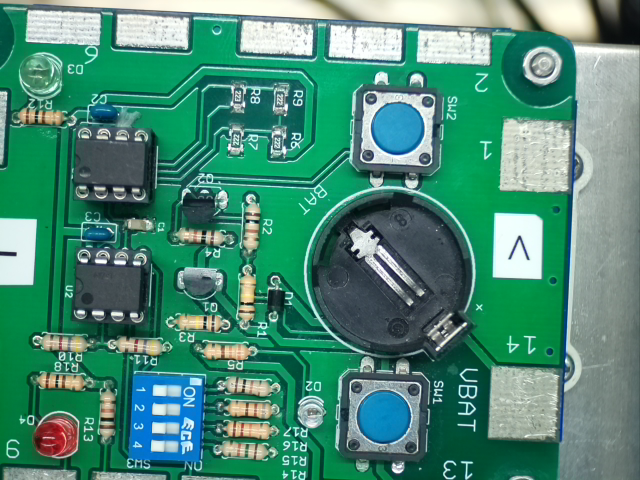
#> input picture 2023_gyaku1.png, 640 x 480 px
$ python direction_detection2.py
#> lines starting #> are read from the running program, lines starting #| are printed output that depends on the picture; after the words box and inside, x2 and y2 are one past the last pixel; in counts of white or black regions, pixels touching at a corner belong together; long printed decimals are rounded
# -*- coding: utf-8 -*-

import cv2
import numpy as np

def main():

#   src_img = cv2.imread( "2023_sei1.png" )
    src_img = cv2.imread( "2023_gyaku1.png" )
#> src_img is the input picture: shape (480, 640, 3); mean B, G, R 118.6, 138.6, 75.2
# [21 lines of commented-out code are left out]
    temprate_img = cv2.imread( "2023_switch_temp.png" )
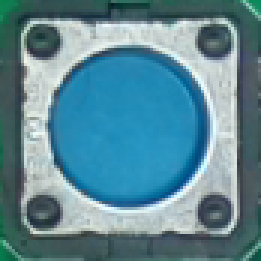
#> input picture 2023_switch_temp.png, 87 x 87 px (shown 3 times larger)
#> temprate_img is the input picture: shape (87, 87, 3); mean B, G, R 148.6, 135.7, 91.9

    Capture_size_r, Capture_size_c, Capture_size_color = src_img.shape   # 入力画像の高さ、幅、（色）を取得
#> Capture_size_r = 480; Capture_size_c = 640; Capture_size_color = 3
    print( src_img.shape )
#| (480, 640, 3)

    pixel_mag = 1.0
    pixel_mag = Capture_size_r/480*1.0;	   # 画素数680:480を1.0としたときの入力画像の倍率を求める
#> pixel_mag = 1
    #print( pixel_mag )
#   座標の初期値は画素数640:480を基準として設定

    sw_offset = int( Capture_size_c/2 )	# 検査範囲　1回目：終点(左端)　2回目：始点(右端)
#> sw_offset = 320

# 入力画像の高さ、幅、色を取得
    model_size_r, model_size_c, model_size_color = temprate_img.shape
#> model_size_r = 87; model_size_c = 87; model_size_color = 3
# テンプレート画像を、入力画像の大きさに合わせてresizeする
    temprate_img = cv2.resize( temprate_img , ( int( model_size_c*pixel_mag ), int( model_size_r*pixel_mag ) ) )

    sw_match_threshold = 0.5	# スイッチのパターンマッチングの一致率しきい値


# 画像処理
    hsv_img = cv2.cvtColor( src_img, cv2.COLOR_BGR2HSV )	# HSVに変換する。
#> hsv_img: shape (480, 640, 3); mean H, S, V 78.7, 139.8, 142.7
    split_img = cv2.split( hsv_img )


# 正向き判定　タクトスイッチの位置を判定する。
    #cropped_img = src_img
    cropped_img = src_img[:, :sw_offset]
    #print( cropped_img.shape )
    temprate_img = cv2.cvtColor( temprate_img,cv2.COLOR_BGR2GRAY )
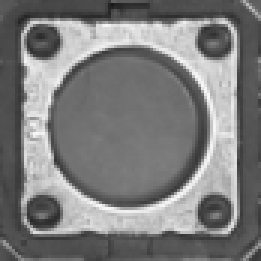
#> temprate_img: shape (87, 87) (shown 3 times larger); min 23, max 248, mean 124.1
    cropped_img = cv2.cvtColor( cropped_img,cv2.COLOR_BGR2GRAY )
#> cropped_img: shape (480, 320)
#   cv2.imshow( "sw F image", cropped_img )
    res = cv2.matchTemplate( cropped_img, temprate_img, cv2.TM_CCOEFF_NORMED )	# テンプレートマッチング
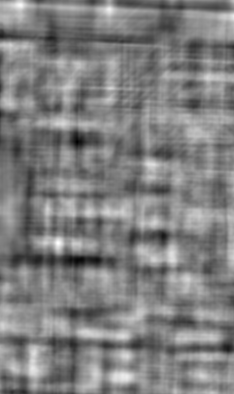
#> res: shape (394, 234) float32; min -0.289, max 0.282, mean -0.00176; drawn with min black and max white
    h, w = temprate_img.shape[::-1]
#> h = 87; w = 87
    cropped_img = cv2.cvtColor( cropped_img, cv2.IMREAD_GRAYSCALE )
#> cropped_img: shape (480, 320, 4)
    sw_result = 0

    value = 0
    while True:
        # 結果が最大、最小の位置を検出
        min_val, max_val, min_loc, max_loc = cv2.minMaxLoc(res)
        print("MaxValue = ", max_val)

        if max_val < sw_match_threshold:
            break
        value = value + 1

        # 検出位置を描画
        cv2.rectangle(cropped_img, max_loc, (max_loc[0] + w, max_loc[1] + h), (0, 0, 255), 3)
        # 検出した位置の近辺の値を０にする
        range = 10
        cv2.rectangle(res, (max_loc[0] - range, max_loc[1] - range), (max_loc[0] + range, max_loc[1] + range), 0, -1)
#> this loop made 1 pass
#> (min_val, max_val, min_loc, max_loc) on pass 1: (-0.289, 0.282, (77, 141), (58, 243))
#| MaxValue =  0.2823
#> after the loop, value = 0

    print("検出数", value)
#| 検出数 0
    #print( "match result F:", sw_result)
    if value == 2:	# SWを検出した値がある程度以上だったら、
        cv2.imshow( "result F match", cropped_img )
        cv2.imshow("Template", temprate_img)
        #cv2.imshow("Template Result", res / max_val)
        print( "順方向" )

    else:
        #print( "範囲を変更して再検査" )
        cropped_img = src_img[:, 320:]
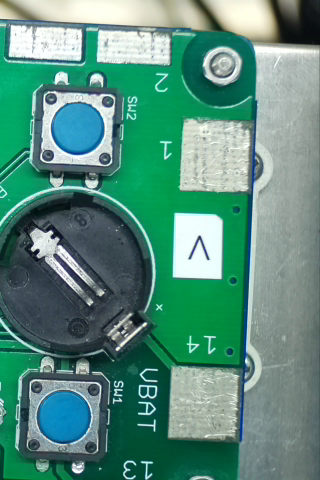
#> cropped_img: shape (480, 320, 3); mean B, G, R 125, 140.5, 88.4
        print( cropped_img.shape )
#| (480, 320, 3)
        cropped_img = cv2.cvtColor( cropped_img,cv2.COLOR_BGR2GRAY )
#> cropped_img: shape (480, 320)
        #cv2.imshow( "sw F image", cropped_img )
        res = cv2.matchTemplate( cropped_img, temprate_img, cv2.TM_CCOEFF_NORMED )	# テンプレートマッチング
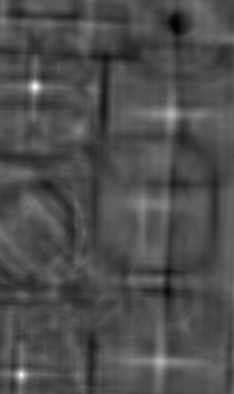
#> res: shape (394, 234) float32; min -0.349, max 0.792, mean 0.00177; drawn with min black and max white
        cropped_img = cv2.cvtColor( cropped_img, cv2.IMREAD_GRAYSCALE )
#> cropped_img: shape (480, 320, 4)
        sw_result = 0

        value = 0
        while True:
            # 結果が最大、最小の位置を検出
            min_val, max_val, min_loc, max_loc = cv2.minMaxLoc(res)
            print("MaxValue = ", max_val)

            if max_val < sw_match_threshold:
                break
            value = value + 1

            # 検出位置を描画
            cv2.rectangle(cropped_img, max_loc, (max_loc[0] + w, max_loc[1] + h), (0, 0, 255), 3)
            # 検出した位置の近辺の値を０にする
            range = 10
            cv2.rectangle(res, (max_loc[0] - range, max_loc[1] - range), (max_loc[0] + range, max_loc[1] + range), 0, -1)
#> this loop made 3 passes
#> (max_val, max_loc) on passes 1 to 3: (0.792, (35, 86)), (0.752, (21, 374)), (0.454, (170, 114))
#| MaxValue =  0.7924
#| MaxValue =  0.7523
#| MaxValue =  0.4542
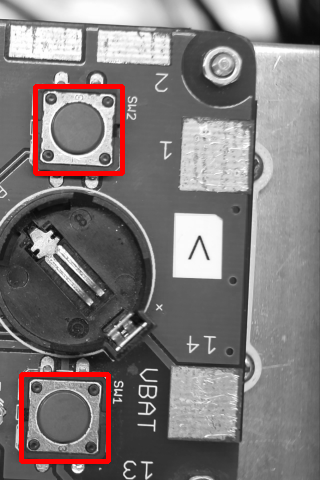
#> cropped_img: shape (480, 320, 4); mean B, G, R, A 121, 121, 126.8, 249.3
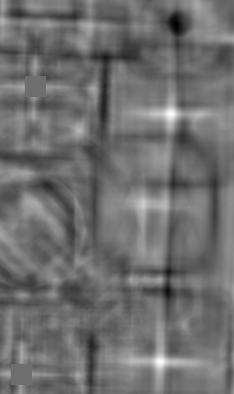
#> res: shape (394, 234) float32; 0.96% of pixels changed, all inside (x1, y1, x2, y2) = (11, 76, 46, 385); drawn with min black and max white
#> after the loop, value = 2

        print("検出数", value)
#| 検出数 2
        #print( "match result F:", sw_result)
        if value == 2:
            cv2.imshow( "result F match", cropped_img )
            cv2.imshow("Template", temprate_img)
            #cv2.imshow("Template Result", res / max_val)
            print( "逆方向" )

        else:
            print( "NG" )


# [9 lines of commented-out code are left out]
    cv2.imshow( "source image", src_img )					# 表示する。
#   cv2.imshow( "gray scale image", gray_img )				# 表示する。
#   cv2.imshow( "blue channel image", blue_img )			# 表示する。
#   cv2.imshow( "green channel image", green_img )			# 表示する。
#   cv2.imshow( "red channel image", red_img )				# 表示する。
#   cv2.imshow( "gray scale inverted image", inverted_img )	# 表示する。
#   print( "Result", result )

    cv2.waitKey( 0 )	# 表示のアクションを起こす。
    cv2.destroyAllWindows()

# [7 lines of commented-out code are left out]

if __name__=="__main__":
    main()
